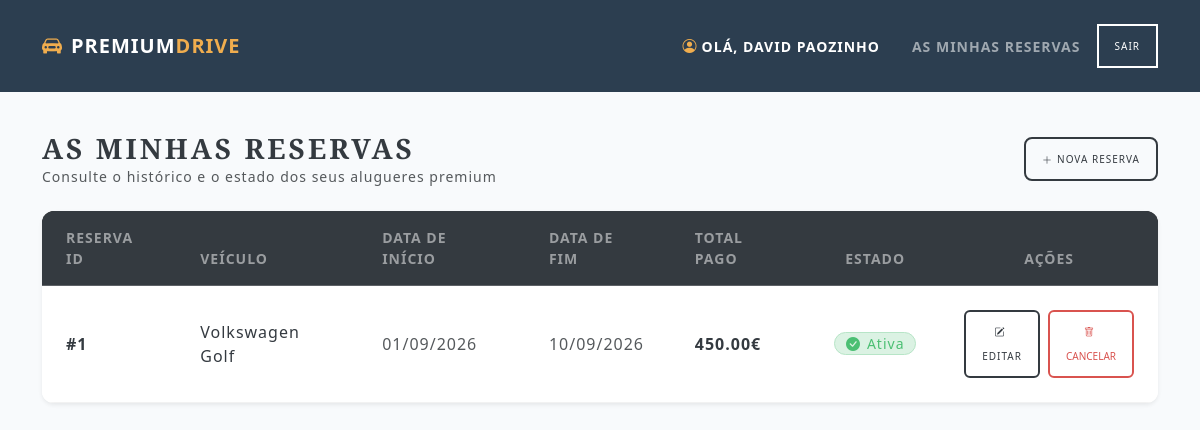
The app's page /minhas-reservas (signed in) with its own data.
### app.py (models this page shows)
class Cliente(db.Model, UserMixin):
    __tablename__ = 'Clientes'
    id = db.Column(db.Integer, primary_key=True)
    nome = db.Column(db.String(100), nullable=False)
    email = db.Column(db.String(100), unique=True, nullable=False)
    password = db.Column(db.String(200), nullable=False)
    reservas=db.relationship('Reservas', backref='cliente', lazy='dynamic', foreign_keys='Reservas.cliente_id')

class Reservas(db.Model):
    __tablename__ = "Reservas"
    id = db.Column(db.Integer, primary_key=True)
    cliente_id = db.Column(db.Integer, db.ForeignKey('Clientes.id'), nullable=False)
    veiculo_id = db.Column(db.Integer, db.ForeignKey('Veiculos.id'), nullable=False)
    forma_pagamento_id = db.Column(db.Integer, db.ForeignKey('FormaPagamento.id'), nullable=False)
    data_inicio = db.Column(db.Date, nullable=False)
    data_fim = db.Column(db.Date, nullable=False)
    valor_total = db.Column(db.Float, nullable=False)
    status = db.Column(db.String(50), default='Ativa')
    veiculo = db.relationship('Veiculo', foreign_keys=[veiculo_id])

class Veiculo(db.Model):
    __tablename__ = "Veiculos"
    id = db.Column(db.Integer, primary_key=True)
    marca = db.Column(db.String(60), nullable=False)
    modelo = db.Column(db.String(60), nullable=False)
    categoria = db.Column(db.String(60), nullable=False)
    tipo_veiculo = db.Column(db.String(60), nullable=False)
    transmissao = db.Column(db.String(60), nullable=False)
    qtd_pessoas = db.Column(db.Integer, nullable=False)
    url_imagem = db.Column(db.String(800), nullable=False)
    valor_diaria= db.Column(db.Float, nullable=False)
    data_ultima_revisao = db.Column(db.Date, nullable=False)
    data_proxima_revisao = db.Column(db.Date, nullable=False)
    data_ultima_inspecao = db.Column(db.Date, nullable=False)
    reservas = db.relationship('Reservas', backref='veiculo_pai', lazy='dynamic')

### app.py (the view)
@app.route('/minhas-reservas')
@login_required
def minhas_reservas():
    lista_reservas = current_user.reservas.order_by(Reservas.id.desc()).all()
    return render_template('minhas_reservas.html', reservas=lista_reservas)

### app.py (called while the page is built)
@login_manager.user_loader
def load_user(user_id):
    return Cliente.query.get(int(user_id))

### templates/minhas_reservas.html (shortened to what this page needs)
{% extends "index.html" %}
{% block content %}
<div class="container" style="margin-top: 40px; margin-bottom: 80px;">
    <div class="d-flex justify-content-between align-items-center mb-4">
        <div>
            <h2 class="fw-bold text-dark m-0" style="font-family: 'Playfair Display', serif;">As Minhas Reservas</h2>
            <p class="text-secondary small mb-0">Consulte o histórico e o estado dos seus alugueres premium</p>
        </div>
        <a href="/" class="btn btn-outline-dark btn-sm fw-semibold px-3" style="border-radius: 8px;">
            <i class="bi bi-plus-lg me-1"></i>Nova Reserva
        </a>
    </div>
    {% if not reservas %}
        <div class="card p-5 text-center shadow-sm" style="border-radius: 12px; border: 1px solid #ced4da; background: white;">
            <div class="mb-3">
                <i class="bi bi-calendar-x text-muted" style="font-size: 3rem;"></i>
            </div>
            <h4 class="fw-bold text-secondary">Ainda não efetuou nenhuma reserva</h4>
            <p class="text-muted small mb-4">Explore a nossa frota exclusiva e escolha o veículo ideal para si.</p>
            <a href="/" class="btn btn-warning fw-bold text-dark px-4 py-2 shadow-sm" style="border-radius: 8px;">
                Ver Frota Disponível
            </a>
        </div>
    {% else %}
        <div class="card shadow-sm border-0" style="border-radius: 12px; overflow: hidden;">
            <div class="table-responsive">
                <table class="table table-hover align-middle mb-0 bg-white">
                    <thead class="table-dark" style="background-color: #181818;">
                        <tr>
                            <th class="ps-4 py-3 text-uppercase fs-7 fw-bold text-white-50">Reserva ID</th>
                            <th class="py-3 text-uppercase fs-7 fw-bold text-white-50">Veículo</th>
                            <th class="py-3 text-uppercase fs-7 fw-bold text-white-50">Data de Início</th>
                            <th class="py-3 text-uppercase fs-7 fw-bold text-white-50">Data de Fim</th>
                            <th class="py-3 text-uppercase fs-7 fw-bold text-white-50">Total Pago</th>
                            <th class="py-3 text-uppercase fs-7 fw-bold text-white-50 text-center">Estado</th>
                            <th class="py-3 text-uppercase fs-7 fw-bold text-white-50 text-center pe-4">Ações</th>
                        </tr>
                    </thead>
                    <tbody>
                        {% for reserva in reservas %}
                            <tr>
                                <td class="ps-4 fw-bold text-dark">#{{ reserva.id }}</td>
                                <td><div class="fw-semibold text-dark">{{ reserva.veiculo.marca }} {{ reserva.veiculo.modelo }}</div></td>
                                <td class="text-secondary">{{ reserva.data_inicio.strftime('%d/%m/%Y') }}</td>
                                <td class="text-secondary">{{ reserva.data_fim.strftime('%d/%m/%Y') }}</td>
                                <td class="fw-bold text-dark">{{ "%.2f"|format(reserva.valor_total) }}€</td>
                                <td class="text-center" style="width: 130px;">
                                    {% if reserva.status == 'Ativa' %}
                                        <div class="d-flex align-items-center justify-content-center bg-success-subtle text-success border border-success-subtle rounded-pill fw-semibold px-2 py-1.5 small mx-auto" style="max-width: 90px; gap: 6px;">
                                            <i class="bi bi-check-circle-fill d-flex"></i><span>Ativa</span>
                                        </div>
                                    {% elif reserva.status == 'Concluída' %}
                                        <div class="d-flex align-items-center justify-content-center bg-secondary-subtle text-secondary border border-secondary-subtle rounded-pill fw-semibold px-2 py-1.5 small mx-auto" style="max-width: 110px; gap: 6px;">
                                            <i class="bi bi-clock-history d-flex"></i><span>Concluída</span>
                                        </div>
                                    {% else %}
                                        <div class="d-flex align-items-center justify-content-center bg-danger-subtle text-danger border border-danger-subtle rounded-pill fw-semibold px-2 py-1.5 small mx-auto" style="max-width: 110px; gap: 6px;">
                                            <i class="bi bi-x-circle-fill d-flex"></i><span>Cancelada</span>
                                        </div>
                                    {% endif %}
                                </td>
                                <td class="text-center pe-4" style="width: 180px;">
                                    {% if reserva.status == 'Ativa' %}
                                        <div class="d-flex justify-content-center gap-2">
                                            <a href="{{ url_for('editar_reserva', reserva_id=reserva.id) }}" class="btn btn-sm btn-outline-dark fw-semibold" style="border-radius: 6px;">
                                                <i class="bi bi-pencil-square me-1"></i>Editar
                                            </a>
                                            <form action="{{ url_for('editar_reserva', reserva_id=reserva.id) }}" method="POST" onsubmit="return confirm('Tem a certeza que deseja cancelar esta reserva?');" class="m-0">
                                                <button type="submit" class="btn btn-sm btn-outline-danger fw-semibold" style="border-radius: 6px;">
                                                    <i class="bi bi-trash me-1"></i>Cancelar
                                                </button>
                                            </form>
                                        </div>
                                    {% else %}
                                        <span class="text-muted small">-</span>
                                    {% endif %}
                                </td>
                            </tr>
                        {% endfor %}
                    </tbody>
                </table>
            </div>
        </div>
    {% endif %}
</div>
{% endblock %}

### templates/index.html (shortened to what this page needs)
<!DOCTYPE html>
<html lang="en" xmlns="http://www.w3.org/1999/html" xmlns="http://www.w3.org/1999/html">
<head>
    <link rel="stylesheet" href="{{ url_for('static', filename='main.css') }}">
    <link rel="stylesheet" href="https://cdn.jsdelivr.net/npm/bootstrap-icons@1.13.1/font/bootstrap-icons.min.css">
    <link rel="stylesheet" href="https://cdn.jsdelivr.net/npm/bootswatch@5.3.8/dist/lux/bootstrap.min.css">
</head>
<body>
    <nav class="navbar navbar-expand-lg navbar-dark" style="background-color: var(--primary-dark);">
        <div class="container">
            <a class="navbar-brand fw-bold fs-4" href="/">
                <i class="bi bi-car-front-fill me-2 text-warning"></i>PREMIUM<span class="text-warning">DRIVE</span>
            </a>
            <div class="collapse navbar-collapse" id="navbarPremiumDrive">
                <div class="navbar-nav ms-auto align-items-lg-center">
                    {% if current_user.is_authenticated %}
                        <span class="nav-link text-white me-3 mb-2 mb-lg-0">
                            <i class="bi bi-person-circle me-1 text-warning"></i>Olá, {{ current_user.nome }}
                        </span>
                        <a class="nav-item nav-link me-2" href="/minhas-reservas">As Minhas Reservas</a>
                        <a class="btn btn-outline-light btn-sm px-3 fw-semibold" href="/logout">Sair</a>
                    {% else %}
                        <a class="nav-item nav-link me-2" href="/login">Entrar</a>
                        <a class="btn btn-warning btn-sm px-3 fw-bold text-dark" href="/registo">Registar</a>
                    {% endif %}
                </div>
            </div>
        </div>
    </nav>
    <main>
        {% block content %}{% endblock %}
    </main>
</body>
</html>

### static/main.css (style rules this page uses)
body { background-color: var(--body-bg, #f8f9fa); font-family: 'Playfair Display', serif; margin: 0; padding: 0; }
h1, h2, h3, .hero-section h1 { font-family: 'Playfair Display', serif; font-weight: 700; }

### templates/index.html (style rules this page uses)
:root { --primary-dark: #2C3E50; --accent-gold: #eab308; --body-bg: #f8fafc; }
body { background-color: var(--body-bg); font-family: 'Segoe UI', system-ui, -apple-system, sans-serif; }

### records on screen
Cliente: nome "DAVID PAOZINHO"
Reservas: id "1", veiculo.marca "Volkswagen", veiculo.modelo "Golf", data_inicio "01/09/2026", data_fim "10/09/2026", valor_total "450.00", status "Ativa" (drawn)
